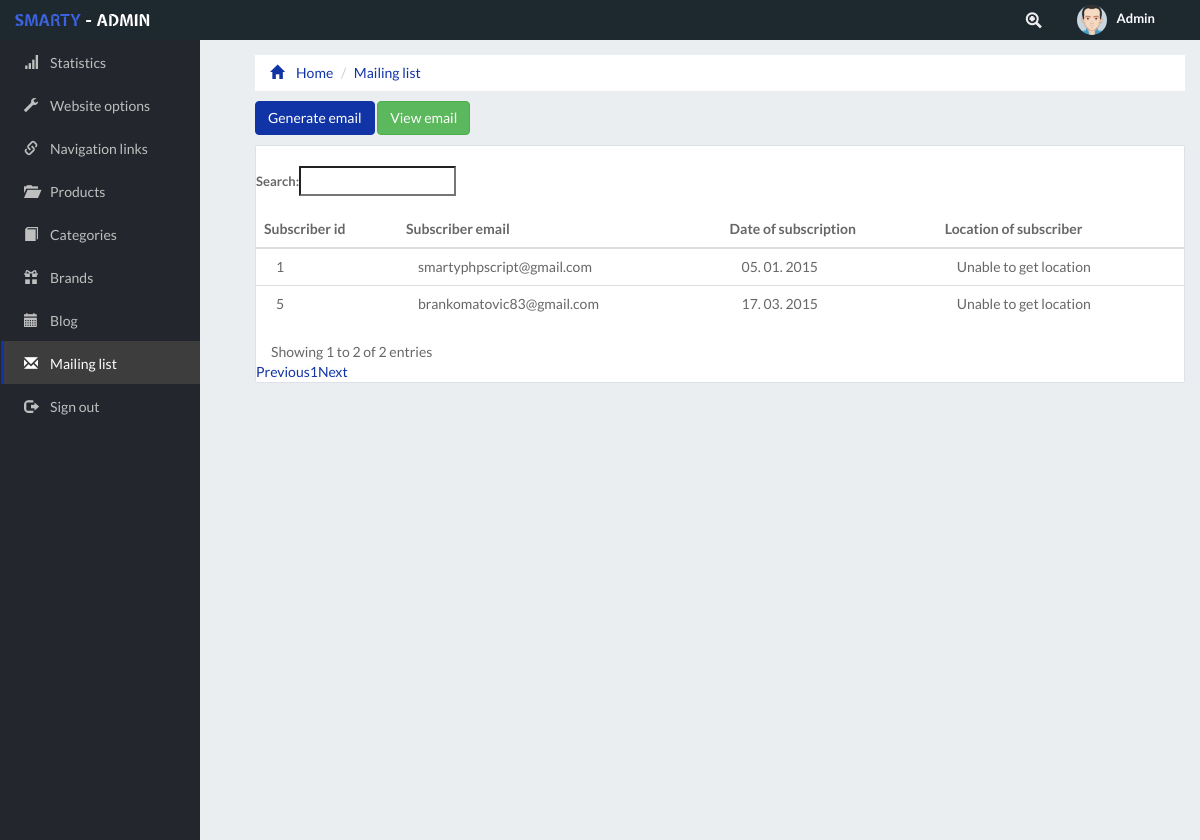
The app's page /administrator/mailing-list.php (signed in) with its own data.
### tables this page shows
CREATE TABLE `mailing_list` (
  `mailing_list_id` int(11) NOT NULL AUTO_INCREMENT,
  `mailing_list_email` varchar(255) NOT NULL,
  `mailing_list_date` datetime NOT NULL,
  `mailing_list_ip` varchar(255) NOT NULL,
  PRIMARY KEY (`mailing_list_id`)
);

### administrator/PHP/basic.php (called while the page is built, shortened)
<?php
$mailing_list_query = "SELECT mailing_list_id, mailing_list_email, DATE_FORMAT(mailing_list_date,'%d. %m. %Y') as formated_mailing_list_date, mailing_list_ip FROM mailing_list ORDER by mailing_list_id ASC";

### administrator/mailing-list.php (the view, shortened to what this page needs)
<?php
$connread = dbConnect('read', 'pdo');
include 'PHP/basic.php';
?>
<!DOCTYPE html>
<html lang="en" class="no-js">
<head>
    <link rel="stylesheet" type="text/css" href="css/admin.css"/>
    <link rel="stylesheet" type="text/css" href="css/default.css"/>
    <link rel="stylesheet" type="text/css" href="css/component.css"/>
    <link rel="stylesheet" type="text/css" href="bootstrap/css/bootstrap.css"/>
        <link rel="stylesheet" type="text/css" href="//cdn.datatables.net/plug-ins/3cfcc339e89/integration/bootstrap/3/dataTables.bootstrap.css">
</head>
<body>
<div id="admin-header">
</div>
<br><br>
<div class="one-sixth-column big-screen">
    <div id="admin-side-page">
    </div>
</div>
<div class="fifth-sixth-column">
    <ol class="breadcrumb">
        <li><a href="index.php"><span class="glyphicon glyphicon-home "></span>Home</a></li>
        <li><a href="" class="active">Mailing list</a></li>
    </ol>
  <div class="content-empty">
 <a href="edit-mail.php" class="btn btn-primary">Generate email</a>
 <a href="admin-mail.php" target="_blank" class="btn btn-success">View email</a>
 </div>
    <div class="content">
        	<div class="table-responsive">
  <table class="table" id="table_id" class="display">
  <thead>
  <tr>
     <th>Subscriber id</th>
     <th>Subscriber email</th>
     <th>Date of subscription</th>
     <th>Location of subscriber</th>
  </tr>
  </thead>
    <tbody>
   <?php
        foreach ($connread->query($mailing_list_query) as $row) {
            $mailing_list_id = $row['mailing_list_id'];
            $mailing_list_email = $row['mailing_list_email'];
			$formated_mailing_list_date = $row['formated_mailing_list_date'];
			$mailing_list_ip = $row['mailing_list_ip'];
			$query = @unserialize(file_get_contents('http://ip-api.com/php/'.$mailing_list_ip));
            if($query && $query['status'] == 'success') {
                 $mailing_list_location=''.$query['city'].', '.$query['regionName'].', '.$query ['country'].'';
                 } else {
                 $mailing_list_location='Unable to get location';
            }
         ?>
  <tr>
    <td><?php echo $mailing_list_id ; ?></td>
                <td><?php echo $mailing_list_email; ?></td>
                <td><?php echo $formated_mailing_list_date; ?></td>
				<td><?php echo $mailing_list_location; ?></td>
   </tr>
  <?php } ?>
   </tbody>
  </table>
</div>
</div>
</div>
<div class="clearfix"></div>
</body>
</html>

### administrator/css/admin.css (style rules this page uses)
html, body { height:100%; min-width:520px; background:#ebeef1!important; color:#676767!important; }
.btn-primary { background:#1034a6!important; border:1px solid #1034a6!important; }
.clearfix:before, .clearfix:after, .container_12:before, .container_12:after { content: '.'; display: block; overflow: hidden; visibility: hidden; font-size: 0; line-height: 0; width: 0; height: 0; }
.clearfix:after, .container_12:after { clear: both; }
#table_id { margin-top:-10px!important; }
#table_id td { padding-left:20px!important; }
#logo { margin-top:10px; margin-left:10px; }
#admin-header { height:40px; background:#1e282f; position:fixed; width:100%; min-width:520px; margin-top:0px; z-index:3; }
#administrator { height:40px; float:right; }
#administrator ul { margin-right:20px; }
#administrator ul li { float:left; list-style-type:none; cursor:pointer; margin-right:10px; }
span.admin-header-icon { color:#eee; margin-top:12px; margin-right:10px; margin-left:10px; margin-bottom:11px; font-size:16px; }
#administrator img { border-radius:360px 360px 360px 360px!important; -moz-border-radius:360px 360px 360px 360px!important; -webkit-border-radius:360px 360px 360px 360px!important; width:30px; margin-top:5px; margin-bottom:5px; margin-left:0px; margin-right:10px; }
span#adminspan { font-size:13px; color:#fff; margin-left:15px; margin-right:15px; font-weight:bold; }
.breadcrumb { background:#fff!important; margin-right:15px; margin-left:15px; margin-top:15px; margin-bottom:10px!important; border-radius:0px 0px 0px 0px!important; -moz-border-radius:0px 0px 0px 0px!important; -webkit-border-radius:0px 0px 0px 0px!important; }
.breadcrumb span { margin-right:12px; }
ol.breadcrumb li a { color:#1034a6!important; }
.big-screen { display:block; }
#admin-side-page { background:#23272D; width: 16.66666%; position:fixed; height:100%; float:left; }
#admin-side-page ul { margin-left:-30px; }
#admin-side-page span { padding-top:4px; margin-right:12px; margin-left:20px; }
#admin-side-page ul li { list-style-type:none; position: relative; margin-left:-9px; border-left:3px solid #23272D; }
#admin-side-page ul li.current { border-left:3px solid #1034a6; background:#3d3d3d; color:#fff; }
#admin-side-page ul li.current a { color:#fff; }
#admin-side-page ul li a { color:#bfbfbf; display: block; height: 100%; width:100%; padding-top:10px; padding-bottom:10px; }
.content { background:#fff; margin-left:15px; margin-right:15px; margin-top:10px; border:1px solid #dee2e8; border-radius:2px 2px 2px 2px; -moz-border-radius:2px 2px 2px 2px; -webkit-border-radius:2px 2px 2px 2px; }
.content-empty { background:none; margin-left:15px; margin-right:15px; margin-top:10px; }
.table-responsive { border:#23272D!important; }
.one-sixth-column { width: 16.66666%; float: left; height:100%; }
.fifth-sixth-column { width: 83.33333%; float: left; height:100%; }
@media screen and (max-width: 1280px) { .one-sixth-column { width: 20%; float: left; height:100%; } }
@media screen and (max-width: 1280px) { .fifth-sixth-column { width: 80%; float: left; height:100%; } }

### administrator/css/default.css (style rules this page uses)
*, *:after, *:before { -webkit-box-sizing: border-box; -moz-box-sizing: border-box; box-sizing: border-box; }
body, html { font-size: 100%; padding: 0; margin: 0; }
.clearfix:before, .clearfix:after { content: " "; display: table; }
.clearfix:after { clear: both; }
body { font-family: 'Lato', Calibri, Arial, sans-serif; color: #6b7381; background: #f2f2f2; }
a { color: #aaa; text-decoration: none; }

### records on screen
mailing_list: mailing_list_id "1", mailing_list_email "smartyphpscript@gmail.com", formated_mailing_list_date "05. 01. 2015", mailing_list_ip "Unable to get location"
mailing_list: mailing_list_id "5", mailing_list_email "brankomatovic83@gmail.com", formated_mailing_list_date "17. 03. 2015", mailing_list_ip "Unable to get location"
